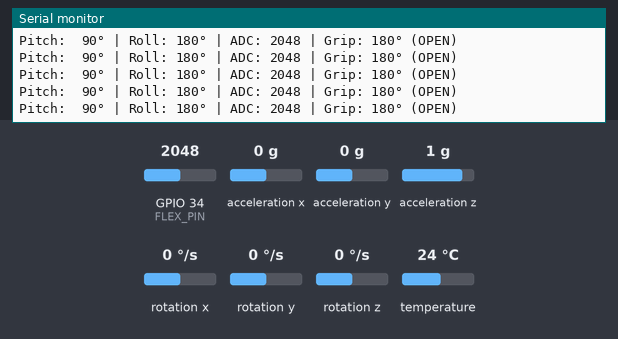
The sketch below on a simulated ESP32. On the bench: the last lines printed to the serial monitor. The inputs (shaded band) are chosen by the test bench; at power-on: GPIO 34 (FLEX_PIN) = 2048, acceleration y 0 g, acceleration z 1 g, acceleration x 0 g, rotation x 0 °/s, rotation y 0 °/s, rotation z 0 °/s, temperature 24 °C (analog values on the 0–4095 scale).

Above: at 3.1 s.
3.2 s: GPIO 34 (FLEX_PIN) set to 1026
At 3.22 s:
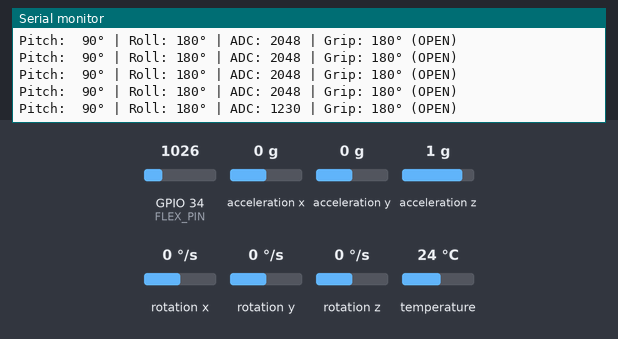
4.7 s: GPIO 34 (FLEX_PIN) set to 970
At 4.74 s:
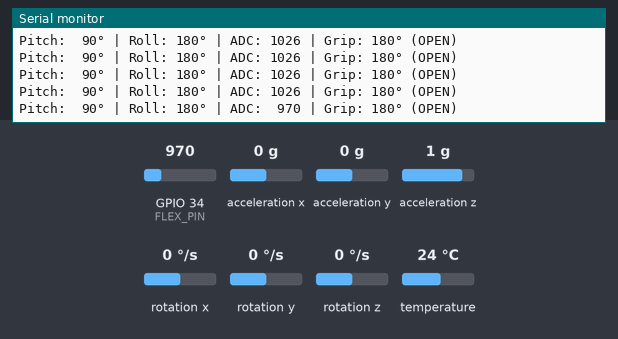
6.6 s: acceleration y set to -0.2 g
At 6.67 s:
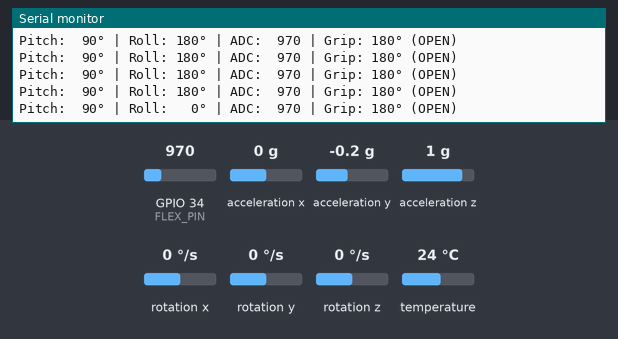
8.5 s: acceleration z set to 0.1 g
At 8.5 s:
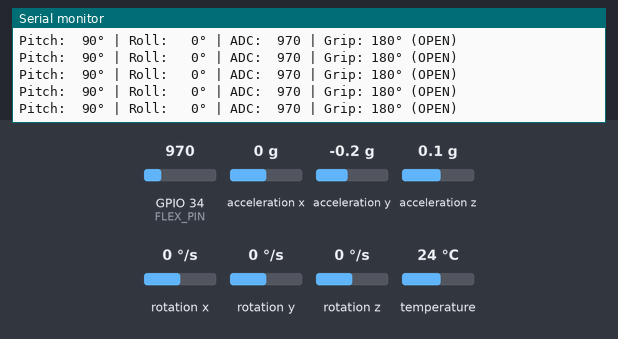
10.0 s: acceleration z set to -0.2 g
At 10.07 s:
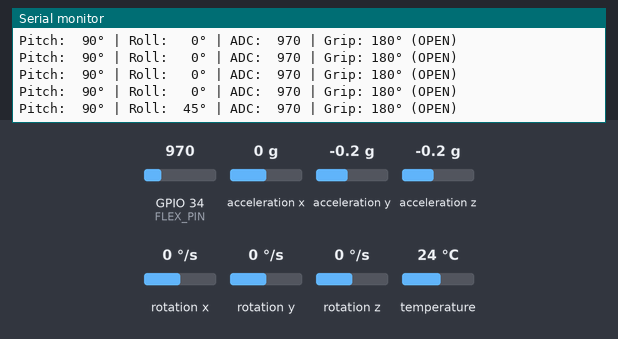
Timing chart, 0 to 12.9 s (numbered marks = the images above; inputs shaded):
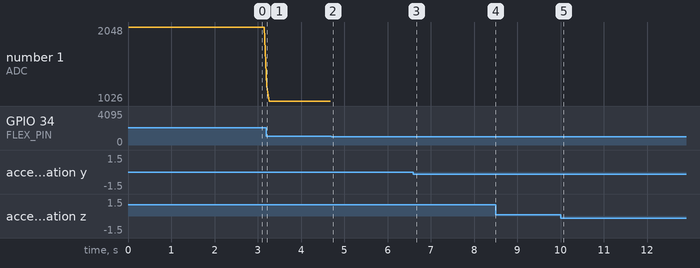

The sketch:

Transmitter_Glove.ino
```cpp
/**
 * @file Transmitter_Glove.ino
 * @brief ESP32 Wearable Telemetry Glove for Gesture-Controlled Robotic Arm
 * @details Reads 6-DoF inertial telemetry via MPU6050 (I2C) and finger flexion via
 *          a custom graphite-foil variable resistor. Formats kinematics into a
 *          compact payload and transmits in real-time over ESP-NOW.
 */

#include <esp_now.h>
#include <WiFi.h>
#include <Wire.h>
#include <Adafruit_MPU6050.h>
#include <Adafruit_Sensor.h>

// --- Pin & Hardware Definitions ---
#define I2C_SDA 14
#define I2C_SCL 13
#define FLEX_PIN 34 // ADC1 channel (GPIO 34)

// --- End-Effector Grip Calibration ---
#define GRIP_OPEN_ANGLE    180 // Servo degrees for fully opened claw
#define GRIP_CLOSED_ANGLE  125 // Servo degrees for fully closed claw
#define FLEX_THRESHOLD       0 // ADC threshold dividing open and closed states
#define ADC_OVERSAMPLES     30 // Number of reads for moving-average noise filter
#define GRIP_DEBOUNCE_MS    40 // Sustained transition time window (25 Hz debounce)

// --- Target Receiver MAC Address ---
// NOTE: Replace with the MAC address of your receiver ESP32 board
uint8_t receiverAddress[] = {0x20, 0x50, 0x0D, 0xE4, 0xC3, 0xA0};

// --- Telemetry Data Structure ---
typedef struct struct_message {
  int pitch;
  int roll;
  int grip;
} struct_message;

struct_message outgoingData;
esp_now_peer_info_t peerInfo;
Adafruit_MPU6050 mpu;

// --- Grip Debounce State Tracking ---
int currentGripAngle = GRIP_OPEN_ANGLE;
int pendingGripAngle = GRIP_OPEN_ANGLE;
unsigned long gripStateChangeTime = 0;

void setup() {
  Serial.begin(115200);
  pinMode(FLEX_PIN, INPUT);

  // Configure ESP32 12-bit ADC (0 - 4095 range, 0 - 3.3V attenuation)
  analogReadResolution(12);
  analogSetAttenuation(ADC_11db);

  WiFi.mode(WIFI_STA);
  Wire.begin(I2C_SDA, I2C_SCL);

  // Initialize MPU6050 IMU
  if (!mpu.begin()) {
    Serial.println("Error: MPU6050 not detected. Verify SDA/SCL wiring.");
    while (1) delay(10);
  }

  mpu.setAccelerometerRange(MPU6050_RANGE_4_G);
  mpu.setFilterBandwidth(MPU6050_BAND_21_HZ);

  // Initialize ESP-NOW Protocol
  if (esp_now_init() != ESP_OK) {
    Serial.println("Error: ESP-NOW initialization failed");
    return;
  }

  // Register Peer (Receiver)
  memcpy(peerInfo.peer_addr, receiverAddress, 6);
  peerInfo.channel = 0;
  peerInfo.encrypt = false;

  if (esp_now_add_peer(&peerInfo) != ESP_OK) {
    Serial.println("Error: Failed to register ESP-NOW peer");
    return;
  }

  Serial.println("\n=============================================");
  Serial.println("   GLOVE TRANSMITTER INITIALIZED & ACTIVE    ");
  Serial.println("=============================================\n");
}

void loop() {
  // --- 1. KINEMATIC INERTIAL TRACKING (MPU6050) ---
  sensors_event_t a, g, temp;
  mpu.getEvent(&a, &g, &temp);

  // Calculate raw physical tilt angles (-90° to +90°)
  float rawPitch = atan2(-a.acceleration.x, sqrt(a.acceleration.y * a.acceleration.y + a.acceleration.z * a.acceleration.z)) * 180.0 / PI;
  float rawRoll  = atan2(a.acceleration.y, -a.acceleration.z) * 180.0 / PI;

  // Map ±90° physical tilt into standard 0–180 payload (Neutral hand position = 90)
  outgoingData.pitch = constrain((int)rawPitch + 90, 0, 180);
  outgoingData.roll  = constrain((int)rawRoll  + 90, 0, 180);

  // --- 2. FLEX SENSOR SIGNAL FILTERING & DEBOUNCE ---
  long sum = 0;
  for (int i = 0; i < ADC_OVERSAMPLES; i++) {
    sum += analogRead(FLEX_PIN);
    delayMicroseconds(200);
  }
  int currentADC = sum / ADC_OVERSAMPLES;

  // Classify target state based on ADC threshold
  int targetAngle = (currentADC <= FLEX_THRESHOLD) ? GRIP_CLOSED_ANGLE : GRIP_OPEN_ANGLE;

  // Reset timer on state transition
  if (targetAngle != pendingGripAngle) {
    pendingGripAngle = targetAngle;
    gripStateChangeTime = millis();
  }

  // Latch angle change after reading remains stable across debounce window
  if ((millis() - gripStateChangeTime) >= GRIP_DEBOUNCE_MS) {
    currentGripAngle = pendingGripAngle;
  }

  outgoingData.grip = currentGripAngle;

  // --- 3. WIRELESS PAYLOAD DISPATCH ---
  esp_now_send(receiverAddress, (uint8_t *)&outgoingData, sizeof(outgoingData));

  // Debug Output
  Serial.printf("Pitch: %3d° | Roll: %3d° | ADC: %4d | Grip: %3d° (%s)\n",
                outgoingData.pitch,
                outgoingData.roll,
                currentADC,
                currentGripAngle,
                (currentGripAngle == GRIP_OPEN_ANGLE) ? "OPEN" : "CLOSED");

  delay(40); // 25 Hz update loop
}
```

Measured:
- the behaviour switches between 1000 and 999 on GPIO 34 (FLEX_PIN) (found by bisection; images 1 and 2)
- the behaviour switches between 0 and -0.1 g on acceleration y (found by bisection; images 2 and 3)
- the behaviour switches between 0 and -0.1 g on acceleration z (found by bisection; images 4 and 5)
- after the input at 3.2 s, the serial monitor: prints a new line at once (image 1)
- after the input at 4.7 s, the serial monitor: prints a new line at once (image 2)
- after the input at 6.6 s, the serial monitor: prints a new line after 0.06 s (image 3)
- after the input at 10.0 s, the serial monitor: prints a new line after 0.06 s (image 5)
- plotted number 1: 2048 → 1026 after the input at 3.2 s
